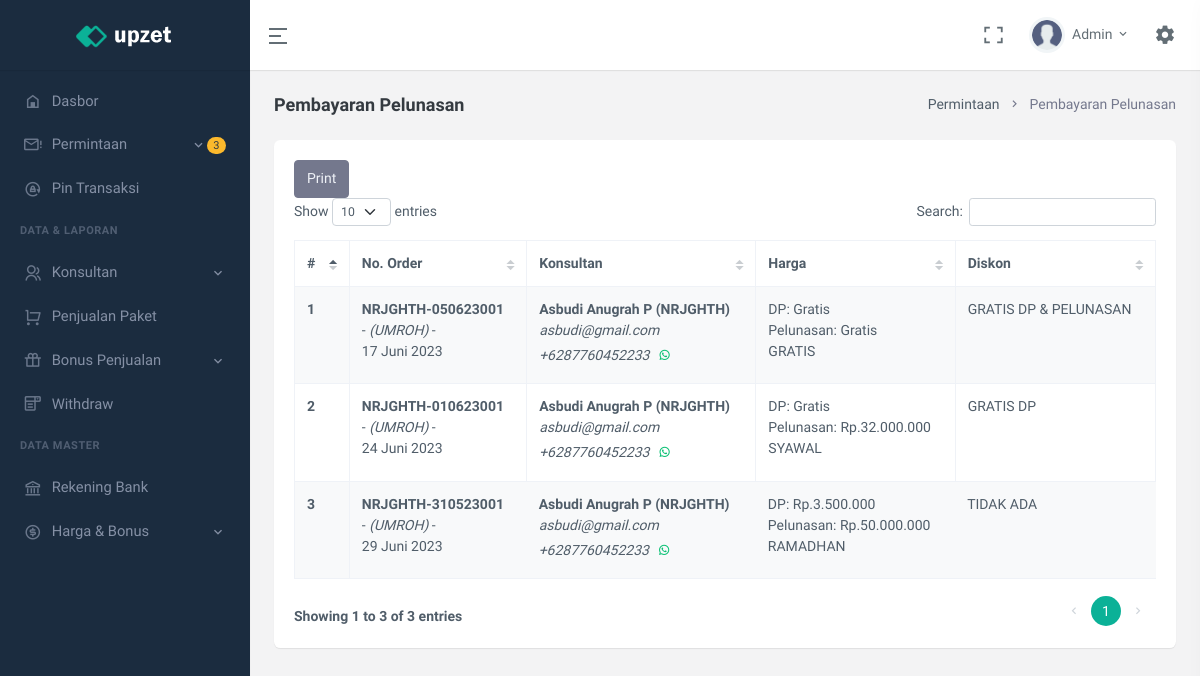
Page /pending-pelunasan.php (signed in) on the earlier database version.
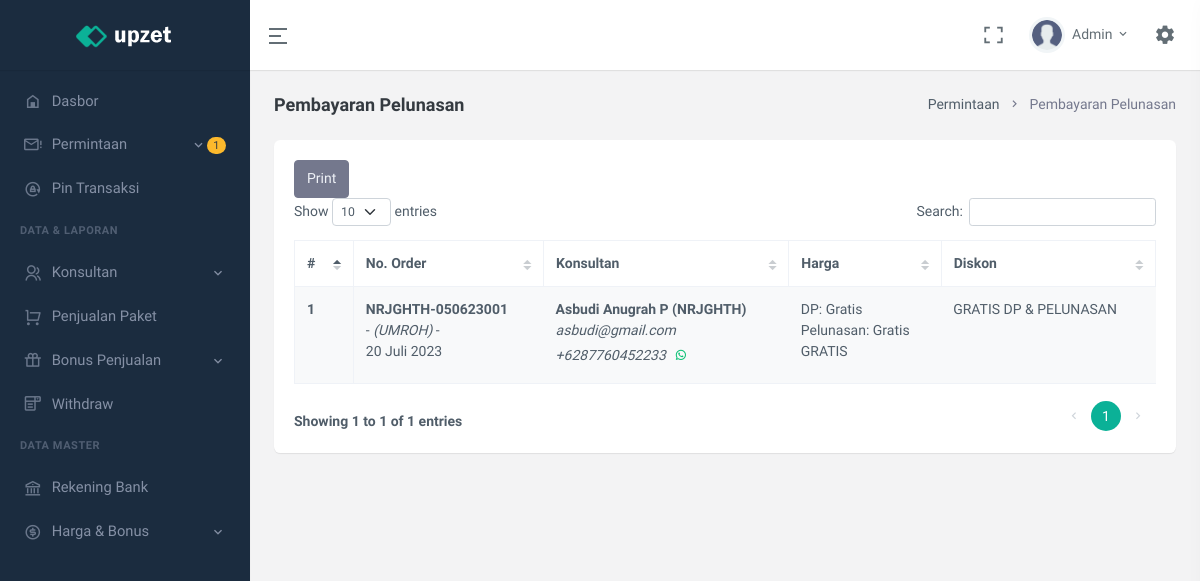
Same page on the later database version.
### tables this page shows
CREATE TABLE `user` (
  `id` int(11) UNSIGNED NOT NULL,
  `code_referral` varchar(7) NOT NULL,
  `email` varchar(250) NOT NULL,
  `name` varchar(25) NOT NULL,
  `no_telpn` varchar(25) NOT NULL,
  `password` text NOT NULL,
  `role_user` enum('ADMIN','OWNER','KONSULTAN') NOT NULL DEFAULT 'KONSULTAN',
  `upline` varchar(7) NOT NULL DEFAULT 'ADMIN',
  `status` enum('AKTIF','TIDAK AKTIF') NOT NULL DEFAULT 'TIDAK AKTIF',
  `join_date` datetime NOT NULL
);

CREATE TABLE `data_penjualan` (
  `id` int(11) UNSIGNED NOT NULL,
  `code_order` varchar(20) NOT NULL,
  `perekrut` varchar(7) NOT NULL,
  `direkrut` varchar(7) NOT NULL,
  `category` enum('UMROH','HAJI') NOT NULL,
  `is_diskon` enum('GRATIS DP & PELUNASAN','GRATIS DP','TIDAK ADA') NOT NULL,
  `uang_muka` double NOT NULL,
  `bukti_tf_uang_muka` text NOT NULL,
  `paket_pelunasan` enum('REGULER','EKSEKUTIF','RAMADHAN','SYAWAL','GRATIS') DEFAULT NULL,
  `uang_pelunasan` double DEFAULT 0,
  `bukti_tf_pelunasan` text DEFAULT NULL,
  `status` enum('PENDING','DITOLAK','MENUNGGU PELUNASAN','MENUNGGU KONFIRMASI PELUNASAN','PELUNASAN DITOLAK','LUNAS') NOT NULL DEFAULT 'PENDING',
  `date` datetime NOT NULL
);

### pending-pelunasan.php (the view, shortened to what the rows shown need)
<?php
    include "config/userLogin.php";
    include "config/pendingPelunasanConfig.php";
?>
<!doctype html>
<html lang="en">
<head>
    <link href="assets/libs/datatables.net-bs4/css/dataTables.bootstrap4.min.css" rel="stylesheet" type="text/css" />
    <link href="assets/libs/datatables.net-buttons-bs4/css/buttons.bootstrap4.min.css" rel="stylesheet"
        type="text/css" />
    <link href="assets/libs/datatables.net-responsive-bs4/css/responsive.bootstrap4.min.css" rel="stylesheet"
        type="text/css" />
    <link href="assets/libs/sweetalert2/sweetalert2.min.css" rel="stylesheet" type="text/css" />
    <link href="assets/css/bootstrap.min.css" id="bootstrap-style" rel="stylesheet" type="text/css" />
    <link href="assets/css/icons.min.css" rel="stylesheet" type="text/css" />
    <link href="assets/css/app.min.css" id="app-style" rel="stylesheet" type="text/css" />
</head>
<body data-sidebar="dark">
    <div id="layout-wrapper">
        <?php include "partial/topBar.php" ?>
        <?php include "partial/sideBar.php" ?>
        <div class="main-content">
            <div class="page-content">
                <div class="container-fluid">
                    <div class="row">
                        <div class="col-12">
                            <div class="page-title-box d-sm-flex align-items-center justify-content-between">
                                <h4 class="mb-sm-0"><?= $title ?></h4>
                                <div class="page-title-right">
                                    <ol class="breadcrumb m-0">
                                        <li class="breadcrumb-item"><a
                                                href="javascript: void(0);"><?= $role_user == "ADMIN" ? "Permintaan" : "Proses Order" ?></a>
                                        </li>
                                        <li class="breadcrumb-item active">
                                            <?= $title ?></li>
                                    </ol>
                                </div>
                            </div>
                        </div>
                    </div>
                    <div class="row">
                        <div class="col-12">
                            <div class="card">
                                <div class="card-body">
                                    <table id="datatable" class="table table-striped dt-responsive table-bordered nowrap" style="border-collapse: collapse; border-spacing: 0; width: 100%;">
                                        <thead>
                                            <tr>
                                                <th>#</th>
                                                <th>No. Order</th>
                                                <?php if($role_user == "ADMIN"){ ?>
                                                    <th>Konsultan</th>
                                                <?php } ?>
                                                <th>Harga</th>
                                                <th>Diskon</th>
                                            </tr>
                                        </thead>
                                        <tbody>
                                            <?= dataTable() ?>
                                        </tbody>
                                    </table>
                                </div>
                            </div>
                        </div>
                    </div>
                </div>
            </div>
        </div>
    </div>
</body>
</html>

### partial/topBar.php (shortened to what the rows shown need)
<header id="page-topbar">
    <div class="navbar-header">
        <div class="d-flex">
            <div class="dropdown d-inline-block user-dropdown">
                <button type="button" class="btn header-item waves-effect" id="page-header-user-dropdown"
                    data-bs-toggle="dropdown" aria-haspopup="true" aria-expanded="false">
                    <img class="rounded-circle header-profile-user" src="assets/images/users/avatar-2.png"
                        alt="Header Avatar">
                    <span class="d-none d-xl-inline-block ms-1"><?= explode(" ",$name)[0] ?></span>
                    <i class="mdi mdi-chevron-down d-none d-xl-inline-block"></i>
                </button>
            </div>
        </div>
    </div>
</header>

### partial/sideBar.php (shortened to what the rows shown need)
<?php
    $dataPenjualanClass = new dataPenjualanClass();
    $withdrawClass = new withdrawClass();
?>
<div class="vertical-menu">
    <div data-simplebar class="h-100">
        <div id="sidebar-menu">
            <ul class="metismenu list-unstyled" id="side-menu">
                <?php
                    if($role_user == "ADMIN"){
                        $dataNotif = $dataPenjualanClass->selectDataPenjualan("all");
                        $orderNumPendingNotif = 0;
                        $orderNumPendingPelunansanNotif = 0;
                        foreach($dataNotif['data'] as $row){
                            if($row['status'] == "PENDING"){
                                $orderNumPendingNotif += 1;
                            }elseif($row['status'] == "MENUNGGU KONFIRMASI PELUNASAN"){
                                $orderNumPendingPelunansanNotif += 1;
                            }
                        }
                        $dataWd = $withdrawClass->selectWithdraw("oneCondition", "status", "PENDING");
                        $wdnUMPending = $dataWd['nums'];
                ?>
                    <li>
                        <a href="javascript: void(0);" class="has-arrow waves-effect">
                            <i class="mdi mdi-email-alert-outline"></i>
                            <?php if($orderNumPendingNotif + $orderNumPendingPelunansanNotif + $wdnUMPending > 0){ ?>
                                <span class="badge rounded-pill bg-warning text-dark float-end"><?= $orderNumPendingNotif + $orderNumPendingPelunansanNotif + $wdnUMPending ?></span>
                            <?php } ?>
                            <span>Permintaan</span>
                        </a>
                    </li>
                <?php } ?>
            </ul>
        </div>
    </div>
</div>

### config/pendingPelunasanConfig.php (shortened to what the rows shown need)
<?php
$dataJamaahClass = new dataJamaahClass();
$dataPenjualanClass = new dataPenjualanClass();
$title = $role_user == "ADMIN" ? "Pembayaran Pelunasan" : "Pending Pelunasan";
function dataTable(){
    global $dataPenjualanClass;
    global $role_user;
    $num = 1;
    $data = $dataPenjualanClass->selectDataPenjualan("oneCondition", "perekrut", $_SESSION['id_nrjtour']);
    if($role_user == "ADMIN"){
        $data = $dataPenjualanClass->selectDataPenjualan("all");
    }
    foreach($data['data'] as $row){
        $infoUser = "";
        if($role_user == "ADMIN"){
            $infoUser = '<td>
                            <strong>' . dataUser($row['perekrut'])['name'] . ' (' . $row['perekrut'] . ')</strong><br>
                            <i>' . dataUser($row['perekrut'])['email'] . '</i><br>
                            <i>+62' . dataUser($row['perekrut'])['no_telpn'] . '</i><a href="https://api.whatsapp.com/send?phone=62' . dataUser($row['perekrut'])['no_telpn'] . '" class="btn btn-sm text-success radius-5"><i class="mx-auto ri-whatsapp-line"></i></a><br>
                        </td>';
        }
        $btn = $row['status'] == "MENUNGGU KONFIRMASI PELUNASAN" ? '-,-' : '<a href="#resend' . $row['code_order'] . '" data-bs-toggle="modal" class="btn btn-sm btn-warning"><i class="mx-auto ri-restart-line"></i></a>';
        $show = $row['status'] == "MENUNGGU KONFIRMASI PELUNASAN" || $row['status'] == "PELUNASAN DITOLAK" ? true : false;
        if($role_user == "ADMIN"){
            $btn = '<a href="#confirmDp' . $row['code_order'] . '" data-bs-toggle="modal" class="btn btn-sm btn-success"><i class="mx-auto ri-check-line"></i></a>';
            $show = $row['status'] == "MENUNGGU KONFIRMASI PELUNASAN" ? true : false;
        }
        if($show){
            $dpFee = $row['uang_muka'] > 0 ? "Rp." . number_format($row['uang_muka'],0,",",".") : "Gratis";
            $pelunasanFee = $row['uang_pelunasan'] > 0 ? "Rp." . number_format($row['uang_pelunasan'],0,",",".") : "Gratis";
            echo '<tr>
                    <th> ' . $num++ . ' </th>
                    <td><strong>' . $row['code_order'] . '</strong><br> - <i>(' . $row['category'] . ')</i> - <br>' . dataJamaah($row['code_order'])['tgl_berangkat'] . '</td>
                    ' . $infoUser . '
                    <td>
                        DP: ' . $dpFee . '<br>
                        Pelunasan: ' . $pelunasanFee . '<br>
                        ' . $row['paket_pelunasan'] . '
                    </td>
                    <td> ' . $row['is_diskon'] . ' </td>
                    <td>
                        <strong>' . dataUser($row['direkrut'])['name'] . ' (' . $row['direkrut'] . ')</strong><br>
                        <i>' . dataUser($row['direkrut'])['email'] . '</i><br>
                        <i>+62' . dataUser($row['direkrut'])['no_telpn'] . '</i><a href="https://api.whatsapp.com/send?phone=62' . dataUser($row['direkrut'])['no_telpn'] . '" class="btn btn-sm text-success radius-5"><i class="mx-auto ri-whatsapp-line"></i></a><br>
                        <a href="#detailJamaah' . $row['code_order'] . '" data-bs-toggle="modal">Detail</a>
                    </td>
                    <td>' . colorStatus($row['status']) . '</td>
                    <td>' . $row['date'] . '</td>
                    <td>
                        ' .  $btn . '
                    </td>
                </tr>';
        }
    }
}
function dataJamaah($codeOrder){
    global $dataJamaahClass;
    $data = $dataJamaahClass->selectDataJamaah("oneCondition","code_order",$codeOrder);
    foreach($data['data'] as $row){
        $result['foto_ktp'] = $row['foto_ktp'];
        $result['nik'] = $row['nik'];
        $result['nama'] = $row['nama'];
        $result['tempat_lahir'] = $row['tempat_lahir'];
        $result['tgl_lahir'] = ubahFormatTanggal($row['tgl_lahir']);
        $result['detail_alamat'] = $row['detail_alamat'];
        $result['prov'] = $row['prov'];
        $result['kab_kota'] = $row['kab_kota'];
        $result['kec'] = $row['kec'];
        $result['jk'] = $row['jk'];
        $result['status_perkawinan'] = $row['status_perkawinan'];
        $result['tgl_berangkat'] = ubahFormatTanggal($row['tgl_berangkat']);
    }
    return $result;
}
function ubahFormatTanggal($tanggal){
    $bulan = array(
        1 => 'Januari',
        2 => 'Februari',
        3 => 'Maret',
        4 => 'April',
        5 => 'Mei',
        6 => 'Juni',
        7 => 'Juli',
        8 => 'Agustus',
        9 => 'September',
        10 => 'Oktober',
        11 => 'November',
        12 => 'Desember'
    );
    $tanggalArr = explode('-', $tanggal);
    if(intval($tanggalArr[2]) < 10){
        $tanggalBaru = '0' . intval($tanggalArr[2]) . ' ' . $bulan[intval($tanggalArr[1])] . ' ' . $tanggalArr[0];
    }else{
        $tanggalBaru = intval($tanggalArr[2]) . ' ' . $bulan[intval($tanggalArr[1])] . ' ' . $tanggalArr[0];
    }
    return $tanggalBaru;
}
function colorStatus($txt){
    global $role_user;
    if($txt == "MENUNGGU KONFIRMASI PELUNASAN"){
        $text = $role_user == "ADMIN" ? "KONFIRMASI PELUNASAN" : "PENDING PELUNASAN";
        return '<span class="badge rounded-pill alert-warning">' . $text . '</span>';
    }elseif($txt == "PELUNASAN DITOLAK"){
        return '<span class="badge rounded-pill alert-danger">' . $txt . '</span>';
    }
}
function dataUser($idUser){
    global $userClass;
    $data = $userClass->selectUser("oneCondition","code_referral",$idUser);
    foreach($data['data'] as $row){
        $result['name'] = $row['name'];
        $result['email'] = $row['email'];
        $result['no_telpn'] = $row['no_telpn'];
        $result['status'] = $row['status'];
        $result['upline'] = $row['upline'];
    }
    $result['nums'] = $data['nums'];
    return $result;
}
?>

Differences in the rows shown:
no longer on this page (row edited): data_penjualan: code_order "NRJGHTH-010623001", category "UMROH", tgl_berangkat "24 Juni 2023", name "Asbudi Anugrah P", perekrut "NRJGHTH", email "asbudi@gmail.com", no_telpn "87760452233", uang_muka "Gratis", uang_pelunasan "Rp.32.000.000", paket_pelunasan "SYAWAL", is_diskon "GRATIS DP"
no longer on this page (row edited): data_penjualan: code_order "NRJGHTH-310523001", category "UMROH", tgl_berangkat "29 Juni 2023", name "Asbudi Anugrah P", perekrut "NRJGHTH", email "asbudi@gmail.com", no_telpn "87760452233", uang_muka "Rp.3.500.000", uang_pelunasan "Rp.50.000.000", paket_pelunasan "RAMADHAN", is_diskon "TIDAK ADA"
computed for user "Pembayaran Pelunasan": role_user "3" → "1"
computed for data_penjualan "NRJGHTH-050623001": tgl_berangkat "17 Juni 2023" → "20 Juli 2023"
Other differences:
text written by a page script: "Show entries Search: Showing 1 to 3 of 3 entries 1" → "Show entries Search: Showing 1 to 1 of 1 entries 1"
